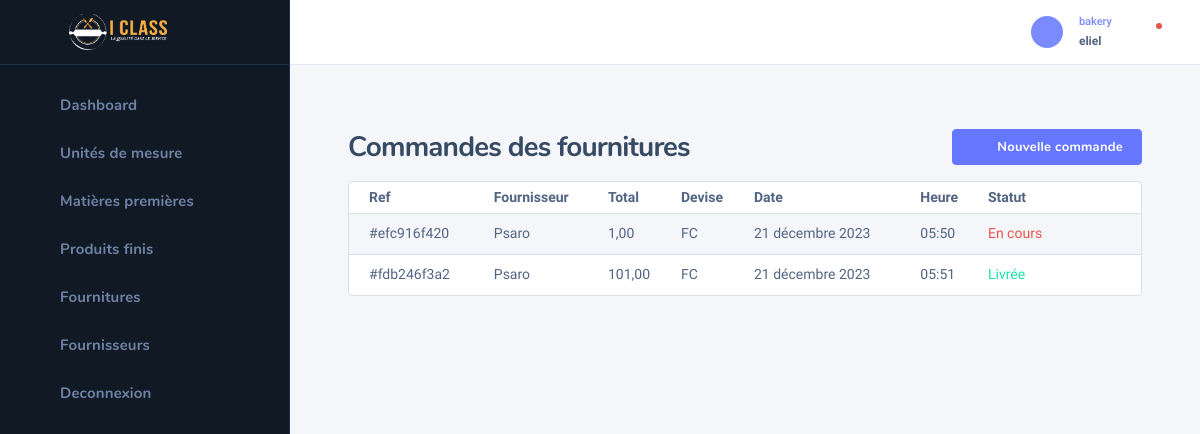
Page /bakery/cmd_fourniture/ (signed in) on the earlier database version.
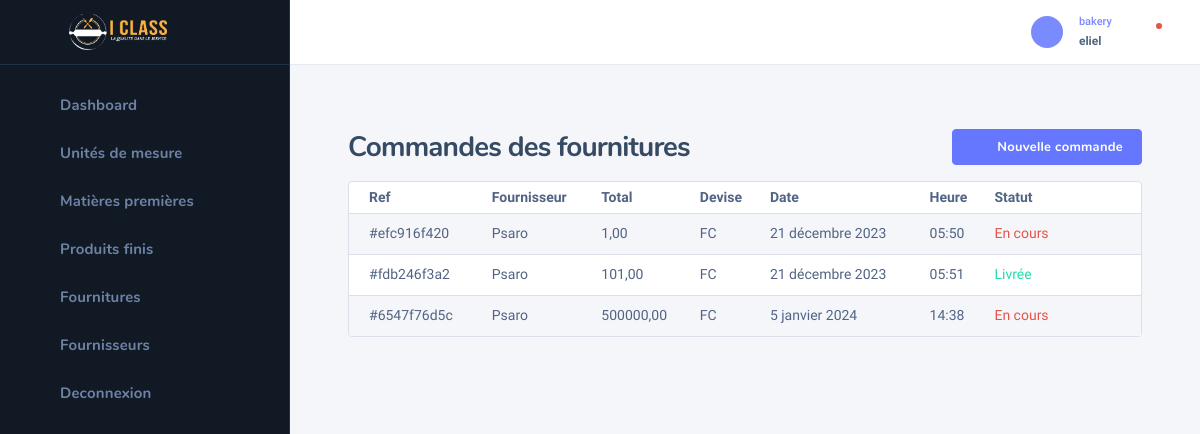
Same page on the later database version.
### bakery/models.py (models this page shows, shortened)
class CommandeFourniture(models.Model):
    class Meta:
        verbose_name = "Commande de fourniture"
    ref = models.CharField(max_length=10, default=generate_unique_uid())
    fournisseur = models.ForeignKey(Fournisseur, on_delete=models.CASCADE, null=True, blank=True)
    date = models.DateField(auto_now_add=True, null=True, verbose_name="date de commande")
    heure = models.TimeField(auto_now_add=True, null=True)
    etat = models.BooleanField(default=False)
    devise = models.CharField(max_length=25, null=True, blank=True)
    delivered_at = models.DateField(null=True, blank=True, verbose_name="date de livraison")
    @property
    def get_total(self):
        lines = LigneCommandeFourniture.objects.filter(commande=self)
        total = 0
        for line in lines:
            total += line.total_price
        return total

class Fournisseur(models.Model):
    name = models.CharField(max_length=255, verbose_name="nom")
    phone = models.CharField(max_length=15, verbose_name="téléphone")
    email = models.EmailField()
    address = models.TextField(verbose_name="adresse")
    def __str__(self):
        return self.name

class LigneCommandeFourniture(models.Model):
    commande = models.ForeignKey(CommandeFourniture, on_delete=models.CASCADE, null=True)
    fourniture = models.ForeignKey(Fourniture, on_delete=models.CASCADE)
    qts = models.IntegerField(default=0)
    total_price = models.DecimalField(max_digits=10, decimal_places=2, null=True, blank=True, default=0)
    devise = models.CharField(max_length=25, choices=devises, default=devises[1][0])
    taux = models.DecimalField(max_digits=10, decimal_places=2, null=True, blank=True, default=0)

### bakery/views.py (the view)
# urls.py: path('cmd_fourniture/', cmd_fourniture, name='cmd-fourniture'),
@login_required(login_url='login')
def cmd_fourniture(request):
    orders = CommandeFourniture.objects.all()
    ref = generate_unique_uid()
    return render(request, 'bakery/cmd_fourniture.html', context={'orders': orders, 'ref': ref})

### bakery/views.py (called while the page is built)
def generate_unique_uid():
    return uuid.uuid4().hex[:10]

### templates/bakery/cmd_fourniture.html (shortened to what the changed rows need)
{% extends 'bakery/base_bakery.html' %}
{% block content %}
    <div class="nk-wrap">
        <div class="nk-content">
            <div class="nk-content ">
                <div class="container-fluid">
                    <div class="nk-content-inner">
                        <div class="nk-content-body">
                            <div class="nk-block">
                                <div class="card card-bordered">
                                    <div class="card-inner-group">
                                        <div class="card-inner p-0">
                                            <table class="datatable-init-export nowrap table table-striped"
                                                   data-export-title="Export">
                                                <thead>
                                                <tr>
                                                    <th>Ref</th>
                                                    <th>Fournisseur</th>
                                                    <th>Total</th>
                                                    <th>Devise</th>
                                                    <th>Date</th>
                                                    <th>Heure</th>
                                                    <th>Statut</th>
                                                    <th></th>
                                                </tr>
                                                </thead>
                                                <tbody>
                                                {% for order in orders %}
                                                    <tr>
                                                        <td>#{{ order.ref }}</td>
                                                        <td>{{ order.fournisseur }}</td>
                                                        <td>{{ order.get_total }}</td>
                                                        <td>{{ order.devise }}</td>
                                                        <td>{{ order.date }}</td>
                                                        <td>{{ order.heure }}</td>
                                                        <td>
                                                            {% if order.etat == True %}
                                                                <span class="tb-status text-success">Livrée</span>
                                                            {% else %}
                                                                <span class="tb-status text-danger">En cours</span>
                                                            {% endif %}
                                                        </td>
                                                    <td class="center">
                                                            <ul class="nk-tb-actions gx-1 my-n1">
                                                                <li class="me-n1">
                                                                    <div class="dropdown">
                                                                        <a href="#"
                                                                           class="dropdown-toggle btn btn-icon btn-trigger"
                                                                           data-bs-toggle="dropdown"><em
                                                                                class="icon ni ni-more-h"></em></a>
                                                                    </div>
                                                                </li>
                                                            </ul>
                                                        </td>
                                                    </tr>
                                                {% endfor %}
                                                </tbody>
                                            </table>
                                        </div>
                                    </div>
                                </div>
                            </div>
                        </div>
                    </div>
                </div>
            </div>
        </div>
    </div>
{% endblock %}

Differences in the rows shown:
added CommandeFourniture: ref "6547f76d5c", fournisseur "Psaro", get_total "500000,00", devise "FC", date "5 janvier 2024", heure "14:38", etat "En cours"
